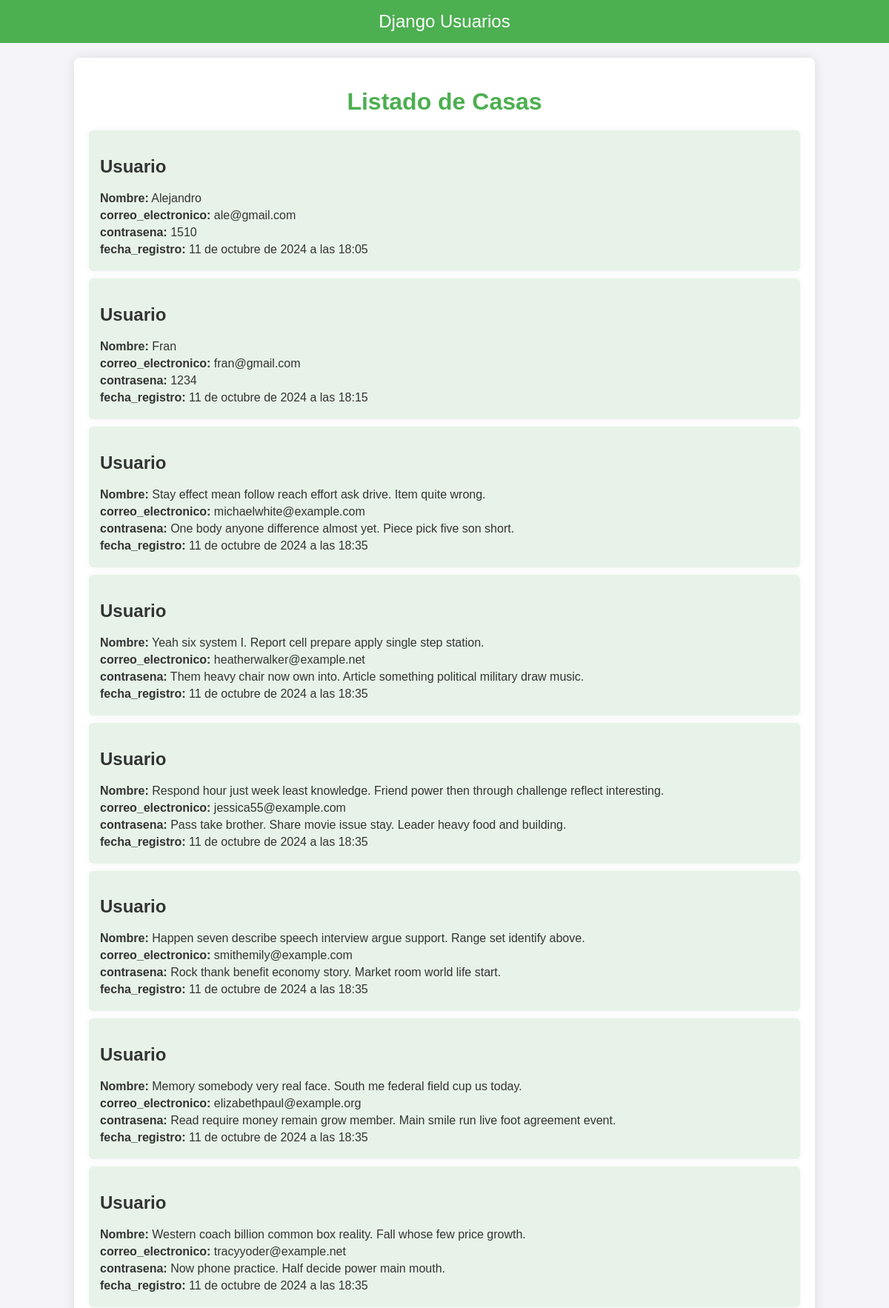
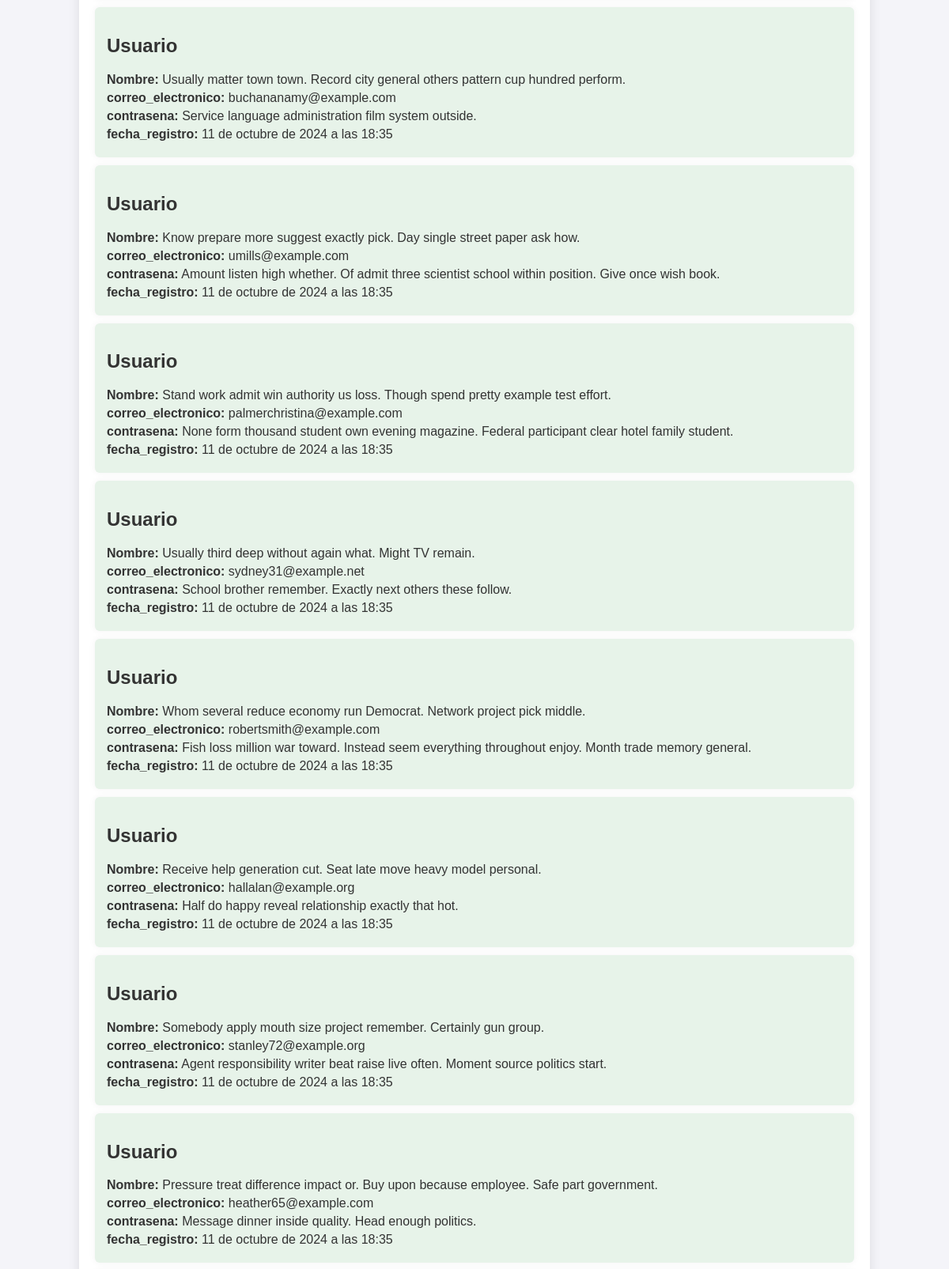
The page /Usuario/ (upper part) on the database its author committed (2 pictures, top to bottom).
### Alumnos/models.py (models this page shows, shortened)
class Usuario(models.Model):
    nombre = models.CharField(max_length=100)
    correo_electronico = models.EmailField(unique=True)
    contrasena = models.CharField(max_length=100)
    fecha_registro = models.DateTimeField(default=timezone.now)

### Alumnos/views.py (the view)
# urls.py: path('Usuario/', views.lista_usuario,name='lista_usuario'),
def lista_usuario(request):
    usuario = Usuario.objects.all()
    return render(request, 'lista_usuario.html', {'usuario_mostrar': usuario})

### Alumnos/templates/lista_usuario.html (shortened to what this page needs)
<!DOCTYPE html>
<html lang="es">
<head>
</head>
<body>
    <header>
        <a href="/">Django Usuarios</a>
    </header>
    <div class="container">
        <h1>Listado de Casas</h1>
        {% for usuario in usuario_mostrar %}
        <article>
            <h2>Usuario</h2>
            <p><strong>Nombre:</strong> {{ usuario.nombre }}</p>
            <p><strong>correo_electronico:</strong> {{ usuario.correo_electronico }}</p>
            <p><strong>contrasena:</strong> {{ usuario.contrasena }}</p>
            <p><strong>fecha_registro:</strong> {{ usuario.fecha_registro }}</p>
        </article>
        {% endfor %}
    </div>
</body>
</html>

### Alumnos/templates/lista_usuario.html (style rules this page uses)
body { font-family: Arial, sans-serif; background-color: #f4f4f9; color: #333; margin: 0; padding: 0; }
header { background-color: #4CAF50; color: white; padding: 15px; text-align: center; }
header a { color: white; text-decoration: none; font-size: 24px; }
.container { width: 80%; margin: 20px auto; background-color: #fff; padding: 20px; border-radius: 8px; box-shadow: 0px 0px 15px rgba(0, 0, 0, 0.1); }
h1 { color: #4CAF50; text-align: center; margin-bottom: 20px; }
article { background-color: #e7f3e9; padding: 15px; margin-bottom: 10px; border-radius: 6px; box-shadow: 0px 0px 10px rgba(0, 0, 0, 0.05); }
article p { margin: 5px 0; }
article strong { color: #333; }

### rows shown on the page
Usuario: nombre "Alejandro", correo_electronico "ale@gmail.com", contrasena "1510", fecha_registro "11 de octubre de 2024 a las 18:05"
Usuario: nombre "Fran", correo_electronico "fran@gmail.com", contrasena "1234", fecha_registro "11 de octubre de 2024 a las 18:15"
Usuario: nombre "Stay effect mean follow reach effort ask drive. Item quite wrong.", correo_electronico "michaelwhite@example.com", contrasena "One body anyone difference almost yet. Piece pick five son short.", fecha_registro "11 de octubre de 2024 a las 18:35"
Usuario: nombre "Yeah six system I. Report cell prepare apply single step station.", correo_electronico "heatherwalker@example.net", contrasena "Them heavy chair now own into. Article something political military draw music.", fecha_registro "11 de octubre de 2024 a las 18:35"
Usuario: nombre "Respond hour just week least knowledge. Friend power then through challenge reflect interesting.", correo_electronico "jessica55@example.com", contrasena "Pass take brother. Share movie issue stay. Leader heavy food and building.", fecha_registro "11 de octubre de 2024 a las 18:35"
Usuario: nombre "Happen seven describe speech interview argue support. Range set identify above.", correo_electronico "smithemily@example.com", contrasena "Rock thank benefit economy story. Market room world life start.", fecha_registro "11 de octubre de 2024 a las 18:35"
Usuario: nombre "Memory somebody very real face. South me federal field cup us today.", correo_electronico "elizabethpaul@example.org", contrasena "Read require money remain grow member. Main smile run live foot agreement event.", fecha_registro "11 de octubre de 2024 a las 18:35"
Usuario: nombre "Western coach billion common box reality. Fall whose few price growth.", correo_electronico "tracyyoder@example.net", contrasena "Now phone practice. Half decide power main mouth.", fecha_registro "11 de octubre de 2024 a las 18:35"
Usuario: nombre "Usually matter town town. Record city general others pattern cup hundred perform.", correo_electronico "buchananamy@example.com", contrasena "Service language administration film system outside.", fecha_registro "11 de octubre de 2024 a las 18:35"
Usuario: nombre "Know prepare more suggest exactly pick. Day single street paper ask how.", correo_electronico "umills@example.com", contrasena "Amount listen high whether. Of admit three scientist school within position. Give once wish book.", fecha_registro "11 de octubre de 2024 a las 18:35"
Usuario: nombre "Stand work admit win authority us loss. Though spend pretty example test effort.", correo_electronico "palmerchristina@example.com", contrasena "None form thousand student own evening magazine. Federal participant clear hotel family student.", fecha_registro "11 de octubre de 2024 a las 18:35"
Usuario: nombre "Usually third deep without again what. Might TV remain.", correo_electronico "sydney31@example.net", contrasena "School brother remember. Exactly next others these follow.", fecha_registro "11 de octubre de 2024 a las 18:35"
Usuario: nombre "Whom several reduce economy run Democrat. Network project pick middle.", correo_electronico "robertsmith@example.com", contrasena "Fish loss million war toward. Instead seem everything throughout enjoy. Month trade memory general.", fecha_registro "11 de octubre de 2024 a las 18:35"
Usuario: nombre "Receive help generation cut. Seat late move heavy model personal.", correo_electronico "hallalan@example.org", contrasena "Half do happy reveal relationship exactly that hot.", fecha_registro "11 de octubre de 2024 a las 18:35"
Usuario: nombre "Somebody apply mouth size project remember. Certainly gun group.", correo_electronico "stanley72@example.org", contrasena "Agent responsibility writer beat raise live often. Moment source politics start.", fecha_registro "11 de octubre de 2024 a las 18:35"
Usuario: nombre "Pressure treat difference impact or. Buy upon because employee. Safe part government.", correo_electronico "heather65@example.com", contrasena "Message dinner inside quality. Head enough politics.", fecha_registro "11 de octubre de 2024 a las 18:35"
